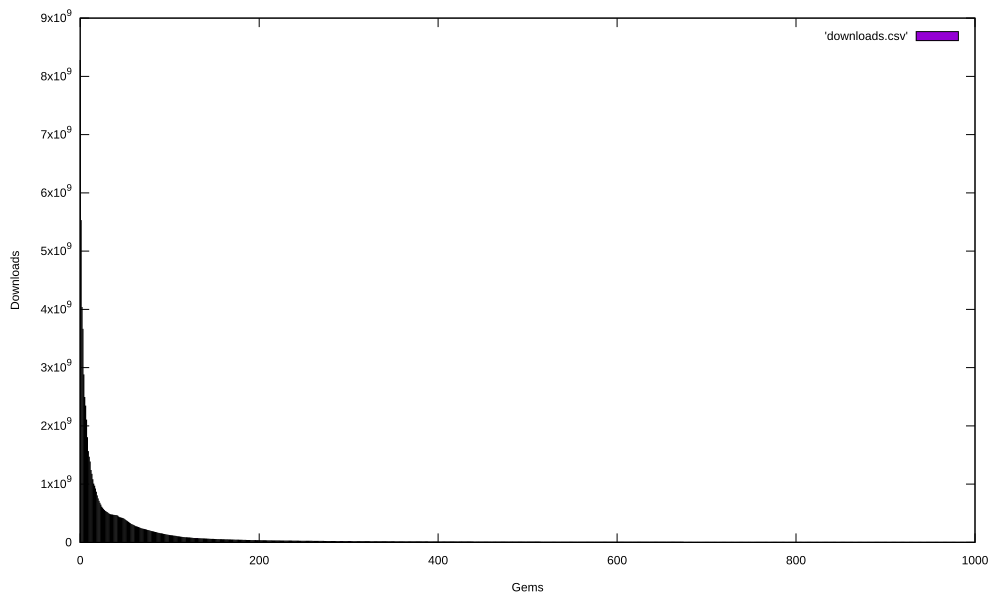

Source code (gnuplot):

set datafile separator ","

set terminal svg size 1000, 600 enhanced
# set terminal qt size 1920, 1080

set xlabel "Gems"
set xrange [0:*]

set ylabel "Downloads"

set boxwidth 0.9 relative

set style data histograms
set style fill solid 1.0 border -1

plot 'downloads.csv'
